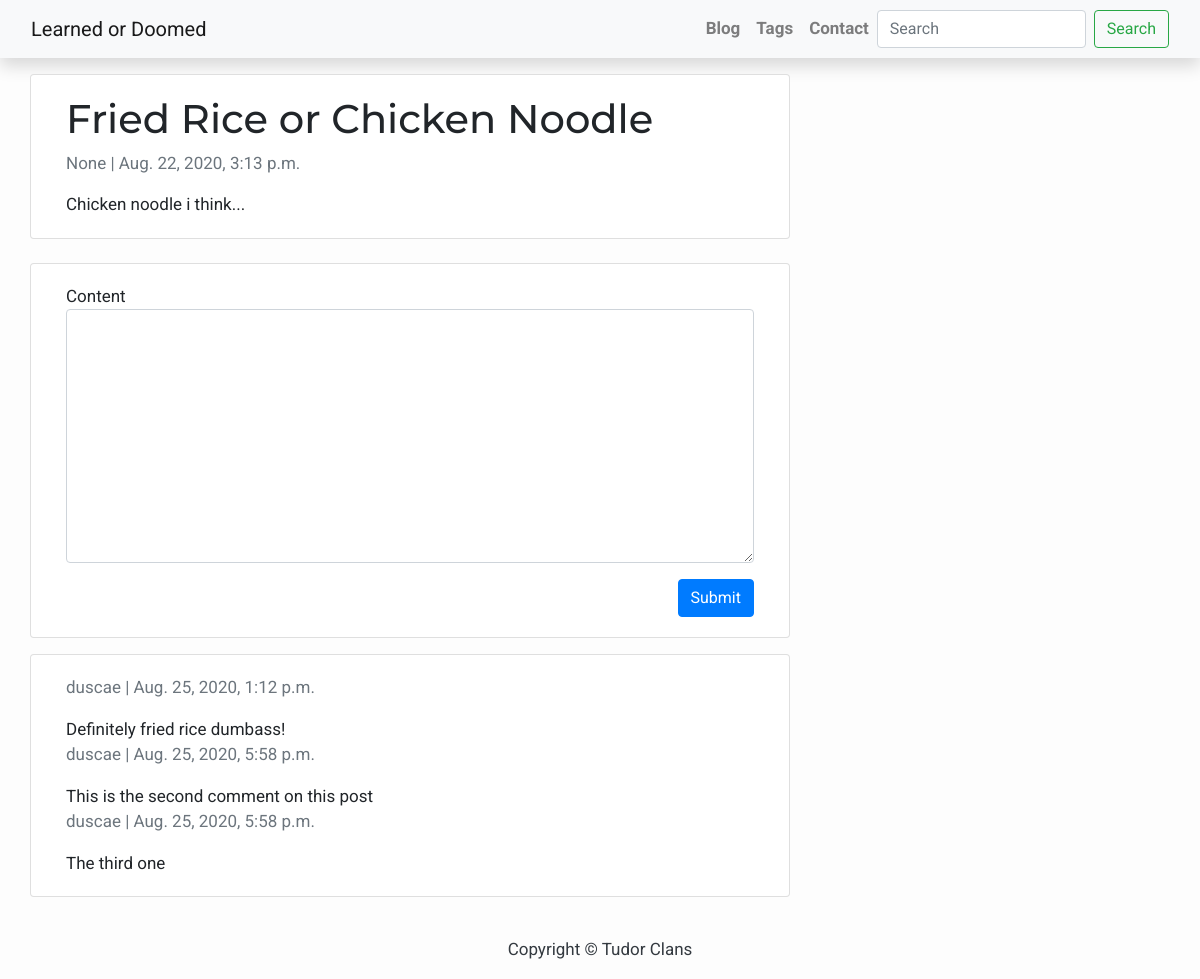
The app's page /post/fried-rice-or-chicken-noodle-1598109205 with its own data.
### blog/models.py (models this page shows, shortened)
class Post(models.Model):
    title = models.CharField(unique=True, max_length=200)
    slug = models.SlugField(unique=True, max_length=200, blank=True)
    author = models.ForeignKey(
        User, on_delete=models.CASCADE, related_name="blog_posts", null=True
    )
    updated_on = models.DateTimeField(auto_now=True)
    content = models.TextField()
    created_on = models.DateTimeField(auto_now_add=True)
    status = models.IntegerField(choices=STATUS, default=0)
    tags = models.ManyToManyField("Tag", blank=True, related_name="posts")
    class Meta:
        ordering = ["-created_on"]
    class Meta:
        ordering = ["-created_on"]

class Comment(models.Model):
    post = models.ForeignKey(Post, related_name="comments", on_delete=models.CASCADE)
    commenter = models.ForeignKey(
        User, related_name="commenter", on_delete=models.CASCADE
    )
    content = models.TextField()
    created_on = models.DateTimeField(auto_now_add=True)
    updated_on = models.DateTimeField(auto_now=True)
    active = models.BooleanField(default=False)
    class Meta:
        ordering = ["created_on"]

### blog/views.py (the view)
# urls.py: path("post/<str:slug>", PostDetail.as_view(), name="post_detail"),
class PostDetail(DetailObjectMixin, View):
    model = Post
    template = "blog/post_detail.html"

### blog/forms.py
class CommentForm(forms.ModelForm):
    class Meta:
        model = Comment
        fields = ["content"]
        widgets = {
            "content": forms.Textarea(attrs={"class": "form-control"}),
        }

### blog/utils.py (called while the page is built)
    def get(self, request, slug):
        obj = get_object_or_404(self.model, slug__iexact=slug)
        context = {self.model.__name__.lower(): obj, "admin_object": obj}
        if self.model.__name__.lower() == "post":
            comments = Comment.objects.filter(post=obj)
            bound_form = CommentForm()
            context["comments"] = comments
            context["form"] = bound_form
        return render(request, self.template, context)

### blog/templates/blog/post_detail.html (shortened to what this page needs)
{% extends 'base.html' %}
{% block content %}
<div class="container">
  <div class="row">
    <div class="col-md-8 card mb-4 mt-3 left top">
      <div class="card-body">
        <h1>{% block title %} {{ post.title }} {% endblock title %}</h1>
        <p class=" text-muted">{{ post.author }} | {{ post.created_on }}</p>
        <p class="card-text ">{{ post.content | safe }}</p>
      </div>
    </div>
    <div class="col-md-8 card">
      <div class="card-body">
      <form action="{% url 'comment_create' slug=post.slug %}" method='POST'>
        {% for fields in form %}
        <div class="form-group">
          {{fields.label}}
          {{fields}}
        </div>
        {% endfor %}
        <button type="submit" class="btn btn-primary float-right">Submit</button>
      </form>
      </div>
    </div>
    <div class="col-md-8 card mb-4 mt-3 left top">
      <div class="card-body">
      {% for comment in comments %}
        <div class="comment-box">
        <p class=" text-muted">{{ comment.commenter }} | {{ comment.created_on }}</p>
        <p class="card-text">{{comment.content}}</p>
        </div>
      {% endfor %}
      </div>
    </div>
  </div>
</div>
{% endblock content %}

### static/css/base.css (style rules this page uses)
h1, h2, h3, h4, h5 { font-family: 'Montserrat', sans-serif; }

### templates/base.html (style rules this page uses)
body { font-family: "Roboto", sans-serif; font-size: 17px; background-color: #fdfdfd; }

### records on screen
Post: title "Fried Rice or Chicken Noodle", author "None", created_on "Aug. 22, 2020, 3:13 p.m.", content "Chicken noodle i think..."
Comment: commenter "duscae", created_on "Aug. 25, 2020, 1:12 p.m.", content "Definitely fried rice dumbass!"
Comment: commenter "duscae", created_on "Aug. 25, 2020, 5:58 p.m.", content "This is the second comment on this post"
Comment: commenter "duscae", created_on "Aug. 25, 2020, 5:58 p.m.", content "The third one"

### other values on screen
{{ fields.label }} "Content"
